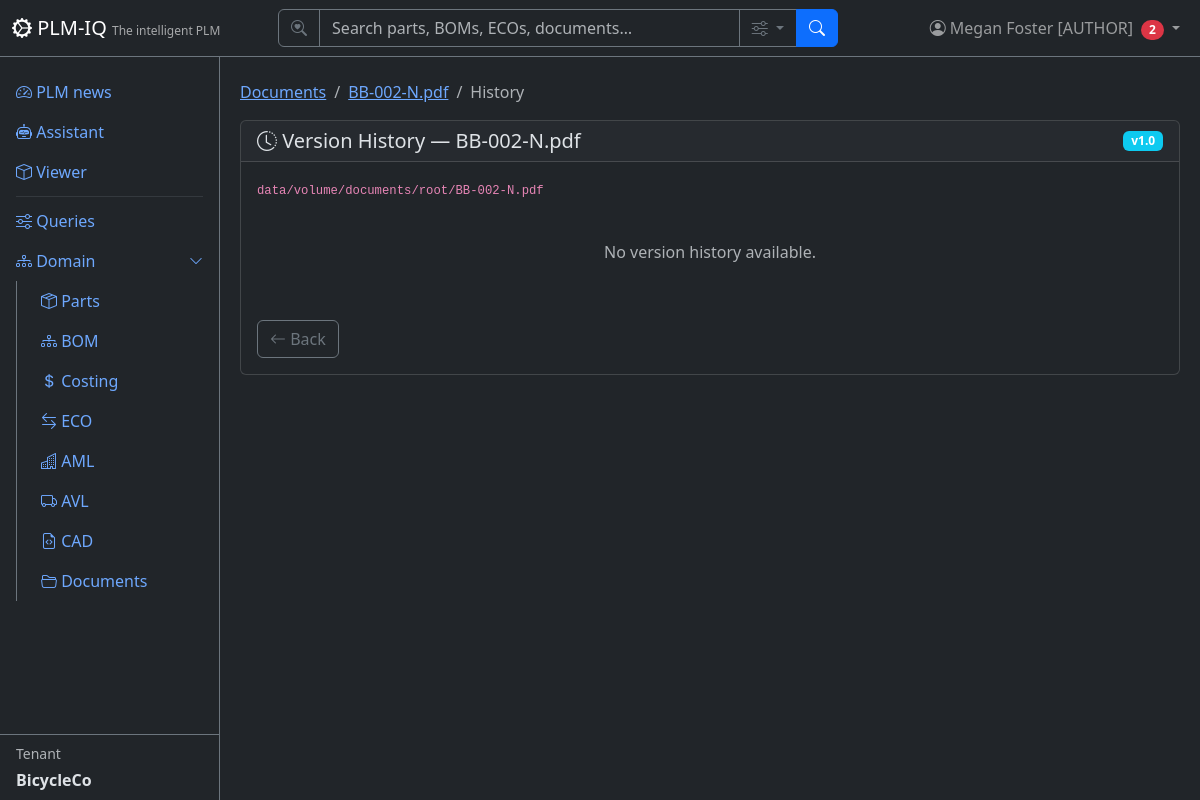
Before: /documents/1/history (signed in) with the older database file.
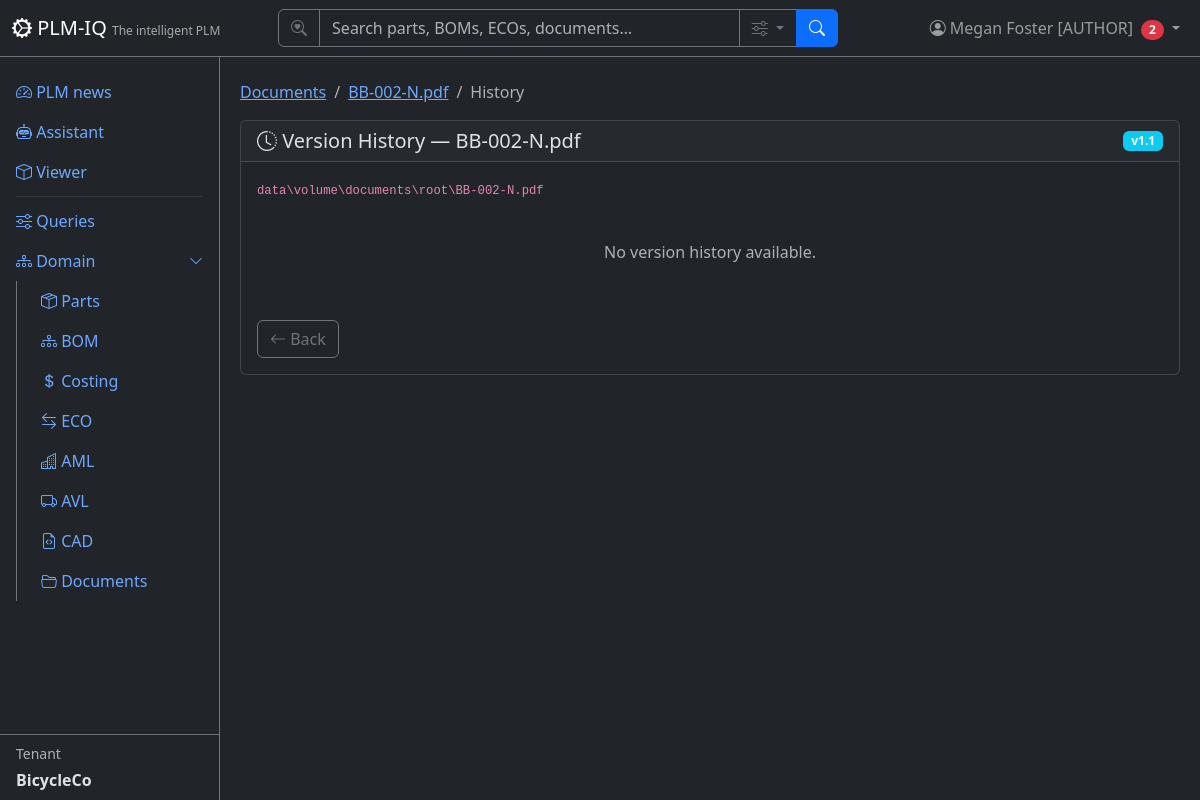
After: the same page with the newer database file.
### app/models/tenant_user.py (models this page shows)
class User(Base):
    __tablename__ = "users"
    user_id = Column("user_id", Integer, primary_key=True, autoincrement=True)
    username = Column("username", String, unique=True, nullable=True)
    full_name = Column("full_name", String, nullable=False)
    email = Column("email", String, unique=True, nullable=False)
    email_verified = Column("email_verified", Boolean, nullable=False, default=False)
    password_hash = Column("password_hash", String, nullable=False, default="")
    tenant_id = Column("tenant_id", Integer, ForeignKey("tenants.tenant_id"), nullable=False, default=1)
    tenant_key = Column("tenant_key", String, nullable=False)
    is_active = Column("is_active", Boolean, default=True)
    created_date = Column("created_date", String)
    role = Column("role", String, nullable=False, default="reader")
    node_id = Column("node_id", Integer, ForeignKey("plmiq_node.node_id"))
    node = relationship("GraphNode", foreign_keys=[node_id])
    tenant = relationship("Tenant", back_populates="users")
    favorites = relationship("Favorite", back_populates="user")

class Tenant(Base):
    __tablename__ = "tenants"
    tenant_id = Column("tenant_id", Integer, primary_key=True, autoincrement=True)
    tenant_name = Column("tenant_name", String, unique=True, nullable=False)
    tenant_key = Column("tenant_key", String, unique=True, nullable=False)
    tenant_secret = Column("tenant_secret", String, nullable=False, default="")
    subdomain = Column("subdomain", String, unique=True, nullable=True)
    description = Column("description", String)
    created_date = Column("created_date", String)
    role = Column("role", String, default="reader")
    is_active = Column("is_active", Boolean, default=True)
    git_username = Column("git_username", String, nullable=True)          # per-tenant Gitea user (owner of its repos)
    git_secret_enc = Column("git_secret_enc", String, nullable=True)      # Fernet-encrypted Gitea password/token
    git_cad_repo = Column("git_cad_repo", String, nullable=True)          # tenant's private CAD repo
    git_docs_repo = Column("git_docs_repo", String, nullable=True)        # tenant's private docs repo
    git_provisioned = Column("git_provisioned", Boolean, default=False)   # idempotent provisioning flag
    node_id = Column("node_id", Integer, ForeignKey("plmiq_node.node_id"))
    node = relationship("GraphNode", foreign_keys=[node_id])
    users = relationship("User", back_populates="tenant")
    parts = relationship("Part", back_populates="tenant")
    favorites = relationship("Favorite", back_populates="tenant")

### app/models/documents.py (models this page shows)
class Document(Base):
    __tablename__ = "documents"
    id = Column("id", Integer, primary_key=True, autoincrement=True)
    parent_id = Column("parent_id", Integer, ForeignKey("documents.id"), nullable=True)
    document_number = Column("document_number", String, nullable=True)
    kind = Column("kind", String, nullable=False, default="file")  # "file" | "folder"
    name = Column("name", String, nullable=False)
    title = Column("title", String)
    doc_category = Column("doc_category", String)
    doc_format = Column("doc_format", String)
    doc_system = Column("doc_system", String)
    doc_version = Column("doc_version", String, default="1.0")
    status = Column("status", String, default="DRAFT")
    description = Column("description", Text)
    file_size_bytes = Column("file_size_bytes", BigInteger)
    file_checksum = Column("file_checksum", String)
    git_repo_path = Column("git_repo_path", String)
    git_commit_sha = Column("git_commit_sha", String)
    git_manifest = Column("git_manifest", Text)
    storage_backend = Column("storage_backend", String, default="Gitea")
    created_by = Column("created_by", Integer, ForeignKey("users.user_id"))
    modified_by = Column("modified_by", Integer, ForeignKey("users.user_id"))
    created_date = Column("created_date", String)
    modified_date = Column("modified_date", String)
    tenant_id = Column("tenant_id", Integer, ForeignKey("tenants.tenant_id"), nullable=False, default=1)
    tenant_key = Column("tenant_key", String, nullable=False)
    node_id = Column("node_id", Integer, ForeignKey("plmiq_node.node_id"))
    node = relationship("GraphNode")
    parent = relationship("Document", remote_side=[id], backref="children")

### app/routers/documents.py (the view)
@router.get("/{item_id}/history", response_class=HTMLResponse)
def document_history(request: Request, item_id: int, db: TenantScopedSession = Depends(get_tenant_db)):
    require_user(request, db)
    ctx = auth_context(request, db)
    item = db.query(Document).filter(Document.id == item_id).first()
    if not item:
        return HTMLResponse(content=render("404.html", **ctx), status_code=404)
    commits = []
    if item.kind == "file" and item.git_repo_path:
        from app.git.tenant_gitea import list_commits
        cfg = _gitea_doc_cfg(request)
        try:
            commits = list_commits(cfg, cfg.repo_docs, item.git_repo_path)
        except Exception as e:
            logger.warning("DOCHIST [WARN] %s", e)
    return HTMLResponse(content=render(
        "documents/history.html",
        **ctx,
        item=item,
        commits=commits,
        breadcrumb=_breadcrumb(db, item.parent_id),
    ))

### app/templates/documents/history.html (shortened to what this page needs)
{% extends "base.html" %}
{% block content %}
<nav aria-label="breadcrumb">
    <ol class="breadcrumb">
        <li class="breadcrumb-item"><a href="/documents">Documents</a></li>
        <li class="breadcrumb-item"><a href="/documents/{{ item.id }}">{{ item.name }}</a></li>
        <li class="breadcrumb-item active">History</li>
    </ol>
</nav>
<div class="card">
    <div class="card-header d-flex justify-content-between align-items-center">
        <h5 class="mb-0"><i class="bi bi-clock-history"></i> Version History — {{ item.name }}</h5>
        <span class="badge bg-info">v{{ item.doc_version }}</span>
    </div>
    <div class="card-body">
        <p class="text-muted small"><code>{{ item.git_repo_path }}</code></p>
        {% if commits %}
        <ul class="list-group list-group-flush">
            {% for c in commits %}
            <li class="list-group-item">
                <div class="d-flex justify-content-between align-items-start">
                    <div>
                        <div>{{ c.commit.message }}</div>
                        <small class="text-muted">
                            {{ c.commit.author.name if c.commit.author else 'unknown' }}
                            — {{ (c.commit.author.date if c.commit.author else '') }}
                        </small>
                    </div>
                    <code class="small">{{ (c.sha or '')[:10] }}</code>
                </div>
            </li>
            {% endfor %}
        </ul>
        {% else %}
        <p class="text-muted text-center py-4">No version history available.</p>
        {% endif %}
        <a href="/documents/{{ item.id }}" class="btn btn-outline-secondary mt-3"><i class="bi bi-arrow-left"></i> Back</a>
    </div>
</div>
{% endblock %}

### app/templates/base.html (shortened to what this page needs)
<!DOCTYPE html>
<html lang="en" data-bs-theme="dark">
<head>
    <link href="https://cdn.jsdelivr.net/npm/bootstrap@5.3.3/dist/css/bootstrap.min.css" rel="stylesheet">
    <link href="https://cdn.jsdelivr.net/npm/bootstrap-icons@1.11.3/font/bootstrap-icons.css" rel="stylesheet">
</head>
<body>
    <nav class="navbar navbar-expand-md navbar-dark bg-dark fixed-top border-bottom border-secondary">
        <div class="container-fluid">
            <a class="navbar-brand" href="/">
                <i class="bi bi-gear-wide-connected"></i> PLM-IQ
                <small class="d-none d-md-inline">The intelligent PLM</small>
            </a>
            <div class="collapse navbar-collapse" id="navMenu">
                {% if current_user %}
                <form class="d-flex mx-auto my-2 my-md-0" role="search" action="/search" method="get" style="width: 100%; max-width: 560px;">
                    <div class="input-group">
                        <span class="input-group-text bg-dark border-secondary text-secondary"><i class="bi bi-search-heart"></i></span>
                        <input type="search" name="q" class="form-control bg-dark text-light border-secondary" placeholder="Search parts, BOMs, ECOs, documents…" aria-label="Search">
                        <button class="btn btn-outline-secondary dropdown-toggle" type="button" data-bs-toggle="dropdown" data-bs-auto-close="outside" title="Search options">
                            <i class="bi bi-sliders"></i>
                        </button>
                        <button class="btn btn-primary" type="submit"><i class="bi bi-search"></i></button>
                    </div>
                </form>
                {% endif %}
                <ul class="navbar-nav ms-auto align-items-center">
                    {% if current_user %}
                    <li class="nav-item dropdown">
                        <a class="nav-link dropdown-toggle position-relative" href="#" role="button" data-bs-toggle="dropdown" aria-label="Profile Menu" title="Profile Menu">
                            <i class="bi bi-person-circle"></i>
                            <span class="d-none d-md-inline">{{ current_user.full_name }} [{{ current_user.role|upper if current_user.role else 'SUPERUSER' }}]</span>
                            {% if unread_count|default(0) > 0 %}<span class="badge bg-danger rounded-pill ms-1">{{ unread_count }}</span>{% endif %}
                        </a>
                    </li>
                    {% else %}
                    <li class="nav-item">
                        <a class="nav-link" href="/login"><i class="bi bi-box-arrow-in-right"></i> Sign In</a>
                    </li>
                    {% endif %}
                </ul>
            </div>
        </div>
    </nav>
    <div class="sidebar bg-dark border-end border-secondary pt-3">
        <ul class="nav nav-pills flex-column flex-grow-1 overflow-auto">
            <li class="nav-item">
                <a class="nav-link" href="/"><i class="bi bi-speedometer2"></i> PLM news</a>
            </li>
            <li class="nav-item">
                <a class="nav-link" href="/assistant"><i class="bi bi-robot"></i> Assistant</a>
            </li>
            <li class="nav-item">
                <a class="nav-link" href="/apsviewer"><i class="bi bi-box"></i> Viewer</a>
            </li>
            <li class="nav-item">
                <hr class="nav-divider my-1 mx-3 border-secondary">
            </li>
            <li class="nav-item">
                <a class="nav-link" href="/queries"><i class="bi bi-sliders"></i> Queries</a>
            </li>
            <li class="nav-item">
                <a class="nav-link d-flex justify-content-between align-items-center" data-bs-toggle="collapse" href="#domainSubmenu" role="button" aria-expanded="true">
                    <span><i class="bi bi-diagram-3"></i> Domain</span>
                    <i class="bi bi-chevron-down small"></i>
                </a>
                <div class="collapse show" id="domainSubmenu">
                    <ul class="nav nav-pills flex-column ms-3 border-start border-secondary ps-2">
                        <li class="nav-item">
                            <a class="nav-link" href="/parts"><i class="bi bi-box-seam"></i> Parts</a>
                        </li>
                        <li class="nav-item">
                            <a class="nav-link" href="/bom"><i class="bi bi-diagram-3"></i> BOM</a>
                        </li>
                        <li class="nav-item">
                            <a class="nav-link" href="/costing"><i class="bi bi-currency-dollar"></i> Costing</a>
                        </li>
                        <li class="nav-item">
                            <a class="nav-link" href="/eco"><i class="bi bi-arrow-left-right"></i> ECO</a>
                        </li>
                        <li class="nav-item">
                            <a class="nav-link" href="/aml"><i class="bi bi-buildings"></i> AML</a>
                        </li>
                        <li class="nav-item">
                            <a class="nav-link" href="/avl"><i class="bi bi-truck"></i> AVL</a>
                        </li>
                        <li class="nav-item">
                            <a class="nav-link" href="/cad"><i class="bi bi-file-earmark-code"></i> CAD</a>
                        </li>
                        <li class="nav-item">
                            <a class="nav-link" href="/documents"><i class="bi bi-folder2-open"></i> Documents</a>
                        </li>
                    </ul>
                </div>
            </li>
        </ul>
        {% if current_tenant %}
        <div class="px-3 py-2 border-top border-secondary mt-auto">
            <div class="small text-muted mb-1">Tenant</div>
            <div class="fw-bold">{{ current_tenant.tenant_name }}</div>
        </div>
        {% endif %}
    </div>
    <div class="main-content">
        {% block content %}{% endblock %}
    </div>
</body>
</html>

### app/templates/base.html (style rules this page uses)
body { padding-top: 60px; }
.sidebar { position: fixed; top: 56px; bottom: 0; left: 0; width: 220px; overflow-y: auto; display: flex; flex-direction: column; }
.main-content { margin-left: 220px; padding: 20px; }
.navbar-brand small { font-size: 0.75rem; opacity: 0.6; }

Changed rows visible on the page:
changed Document "BB-002-N.pdf": doc_version "1.0" → "1.1"; git_repo_path "data/volume/documents/root/BB-002-N.pdf" → "data\\volume\\documents\\root\\BB-002-N.pdf"
